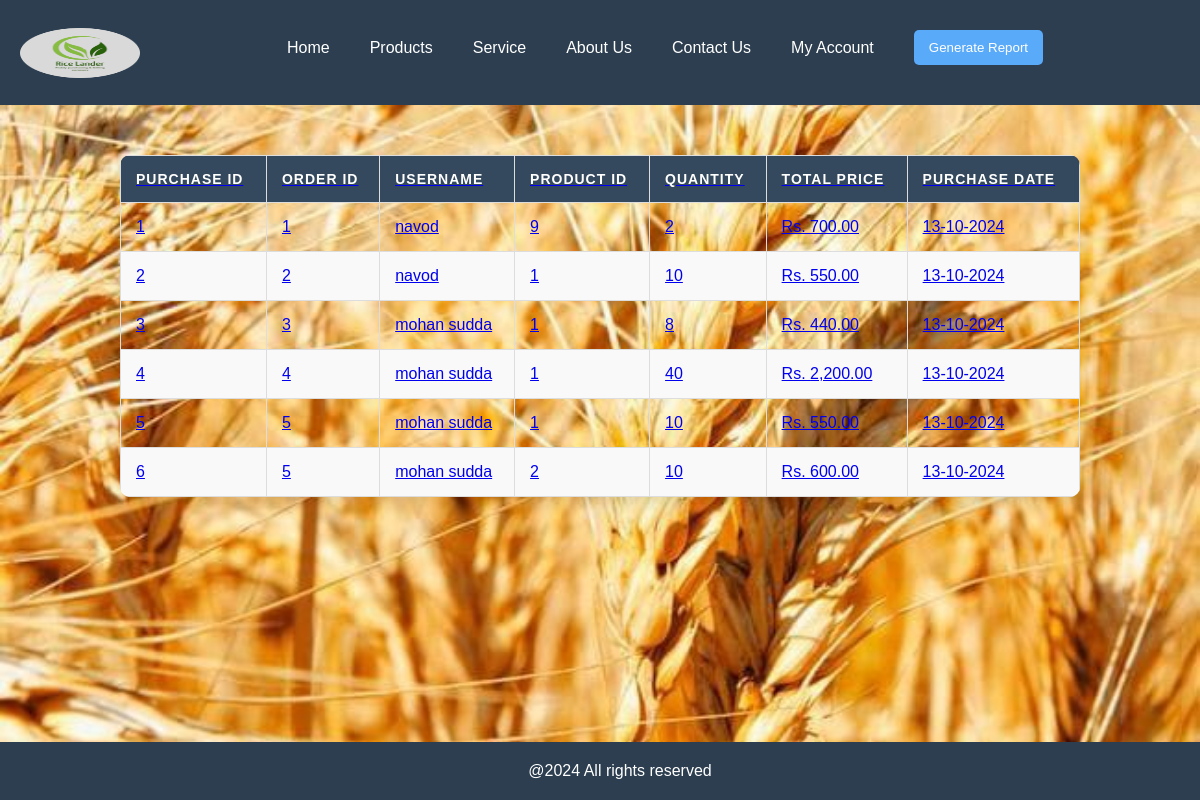
Page /isp/php/purchaseHistory.php on the committed database.
### tables this page shows
CREATE TABLE `purchases` (
  `purchase_id` int(11) NOT NULL,
  `order_id` int(11) NOT NULL,
  `user_id` int(11) NOT NULL,
  `product_id` int(100) NOT NULL,
  `quantity` int(11) NOT NULL,
  `total_price` decimal(10,2) NOT NULL,
  `purchase_date` timestamp NOT NULL DEFAULT current_timestamp()
);

CREATE TABLE `users` (
  `id` int(100) NOT NULL,
  `fullname` varchar(100) NOT NULL,
  `email` varchar(100) NOT NULL,
  `phone` varchar(100) NOT NULL,
  `address` varchar(100) NOT NULL,
  `username` varchar(100) NOT NULL,
  `password` varchar(100) NOT NULL,
  `image` varchar(100) NOT NULL
);

### isp/php/purchaseHistory.php (the view, shortened to what this page needs)
<?php
require 'config.php';
$query = "SELECT p.purchase_id, p.order_id, u.username, p.product_id, p.quantity, p.total_price, p.purchase_date
          FROM purchases p
          JOIN users u ON p.user_id = u.id";
$result = $connection->query($query);
?>
<!DOCTYPE html>
<html lang="en">
<head>
    <link rel="stylesheet" href="styles2.css">
    <link rel="stylesheet" href="nav.css">
</head>
<body>
    <header>
        <img src="../img/ricelandernew.png" id="pic" alt="no image available">
        <div class="auth-cart-container">
            <a href="chome.php">Home</a>
            <a href="../../order.php">Products</a>
            <a href="#">Service</a>
            <a href="#">About Us</a>
            <a href="#">Contact Us</a>
            <a href="profile.php">My Account</a>
            <a href="export.php"> <button id="generateReportBtn" >Generate Report</button>
        </div>
    </header>
    <div id="table">
        <table id="purchase_tbl">
            <thead>
                <tr>
                    <th>Purchase ID</th>
                    <th>Order ID</th>
                    <th>Username</th>
                    <th>Product ID</th>
                    <th>Quantity</th>
                    <th>Total Price</th>
                    <th>Purchase Date</th>
                </tr>
            </thead>
            <tbody>
                <?php if ($result->num_rows > 0) {
                    while ($row = $result->fetch_assoc()) { ?>
                    <tr>
                        <td><?php echo $row['purchase_id']; ?></td>
                        <td><?php echo $row['order_id']; ?></td>
                        <td><?php echo htmlspecialchars($row['username']); ?></td>
                        <td><?php echo $row['product_id']; ?></td>
                        <td><?php echo $row['quantity']; ?></td>
                        <td>Rs. <?php echo number_format($row['total_price'], 2); ?></td>
                        <td><?php echo date('d-m-Y', strtotime($row['purchase_date'])); ?></td>
                    </tr>
                <?php } } else { ?>
                    <tr>
                        <td colspan="8" style="text-align: center;">No records found.</td>
                    </tr>
                <?php } ?>
            </tbody>
        </table>
    </div>
    <footer>
        <div>@2024 All rights reserved</div>
    </footer>
</body>
</html>

### isp/css/styles2.css (style rules this page uses)
body { background: url("../img/paddy.jpg") no-repeat center center fixed; background-size: cover; justify-content: center; align-items: center; position: relative; }
#pic { width: 50px; height: 50px; padding: 5px; }
#table { min-height: 73.9vh; padding-top: 20px; padding-bottom: 20px; }
header { background-color: #A39F9F; }
footer { background-color: #A39F9F; text-align: center; padding-top: 20px; padding-bottom: 20px; }

### isp/php/nav.css (style rules this page uses)
.auth-cart-container { display: flex; flex-direction: row; align-items: center; padding: 10px; border-radius: 4px; gap: 20px; text-decoration: none; justify-content: space-between; position: relative; top: -5px; color: #f4f4f4; }

### isp/php/purchaseHistory.php (style rules this page uses)
body { font-family: 'Arial', sans-serif; background-color: #f4f7f6; color: #333; margin: 0; padding: 0; }
header { background-color: #2c3e50; padding: 15px; color: white; display: flex; align-items: center; justify-content: space-between; }
#pic { width: 120px; }
.auth-cart-container a { color: white; text-decoration: none; padding: 10px; transition: background-color 0.3s; }
.auth-cart-container button { background-color: #5aaafa; color: white; border: none; padding: 10px 15px; border-radius: 5px; cursor: pointer; transition: background-color 0.3s; }
#purchase_tbl { width: 80%; margin: 30px auto; border-collapse: collapse; border-radius: 10px; overflow: hidden; box-shadow: 0px 5px 15px rgba(0, 0, 0, 0.1); }
#purchase_tbl th, #purchase_tbl td { padding: 15px; text-align: left; border: 1px solid #ddd; }
#purchase_tbl th { background-color: #34495e; color: white; text-transform: uppercase; font-size: 14px; letter-spacing: 1px; }
#purchase_tbl tr:nth-child(even) { background-color: #f9f9f9; }
footer { background-color: #2c3e50; padding: 20px; text-align: center; color: white; position: fixed; bottom: 0; width: 100%; }

### rows in the picture
purchases: purchase_id "1", order "1", user.username "navod", product "9", quantity "2", total_price "700.00", purchase_date "13-10-2024"
purchases: purchase_id "2", order "2", user.username "navod", product "1", quantity "10", total_price "550.00", purchase_date "13-10-2024"
purchases: purchase_id "3", order "3", user.username "mohan sudda", product "1", quantity "8", total_price "440.00", purchase_date "13-10-2024"
purchases: purchase_id "4", order "4", user.username "mohan sudda", product "1", quantity "40", total_price "2,200.00", purchase_date "13-10-2024"
purchases: purchase_id "5", order "5", user.username "mohan sudda", product "1", quantity "10", total_price "550.00", purchase_date "13-10-2024"
purchases: purchase_id "6", order "5", user.username "mohan sudda", product "2", quantity "10", total_price "600.00", purchase_date "13-10-2024"
